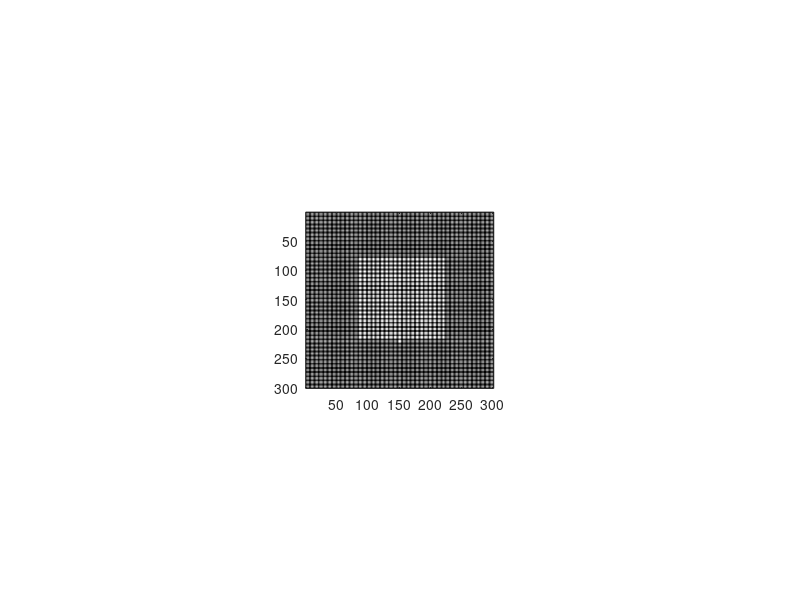

This figure's MATLAB source:
function experiment5(CPD,bulge_deg)
if ~exist('CPD','var')
    CPD=[];
end
if isempty(CPD)
    CPD=2.14;
end
if ~exist('bulge_deg','var')
    bulge_deg=[];
end
if isempty(bulge_deg)
    bulge_deg=0.5;
end
trialLim=5; % max trial length (seconds)
rim_col= 1/1.5; % 0.6667 background is 50% Webber contrast for 1 figure

step1=0.25;% in dB
step2=0.1;
step=1/10.^(step1/10); % dB to ratio

detections=1;

square_col= 1;
msg= true;
jitter=[600 800];


%% make phosphene matrix
maxTrials=3000;
% screen size and angles
% get screen size
set(0,'units','pixels')
Pix_SS = get(0,'screensize');
set(0,'units','centimeters')
CM_SS = get(0,'screensize');



angleDim='w'; % 'h' or 'w' determine the 45deg angle by window hight / width
FOV=45;
heightDeg=10;%field of view in degrees
% compute the aray hight(=width) of phosphenes in pixels
if strcmp(angleDim,'h')
    distanceFromScreen=CM_SS(4)/2/tand(FOV/2);
    heightPix=round(Pix_SS(4)*heightDeg/FOV);
elseif strcmp(angleDim,'w')
    distanceFromScreen=CM_SS(3)/2/tand(FOV/2);
    heightPix=round(Pix_SS(3)*heightDeg/FOV);
else
    error('choose dimention for figure limits')
end



%figure('Units','pixels','Position',[100 100 n m])
% set(gca,'Position',[0 0 1 1])
%% Image's parameters (phosphene area)


%height=900;
%widthPix=heightPix;
square_size_deg=5;                     %internal square size in degrees
square_size=round(square_size_deg/heightDeg*heightPix); %intenal square size in pixels

%% Bulge's parameters
%bulge sizes in degrees
bulge_pix=round((bulge_deg./FOV)*heightPix);      %bulge sizes in pixels

%% Resolutions parameters
res=CPD;                                        %Desired resolutions in CPD (2.14 CPD is 42.88*42.88 phosphenes. we want CPD 1.25, 2.5 10)
num_phos_res=round(res.*2*heightDeg);                %number of phosphenes in the whole image per resolution
pix_res=round(heightPix./num_phos_res);           % width of a phosphene in pixels
sigma = pix_res^0.5;
h = fspecial('gaussian', pix_res, sigma);
h=h-min(min(h));
h=h./max(max(h));
Phosphene_Matrix=repmat(h,num_phos_res,num_phos_res);
%figure;
pixStartX=round(Pix_SS(3)/2-length(Phosphene_Matrix)/2);
pixStartY=round(Pix_SS(4)/2-length(Phosphene_Matrix)/2);


%% make shape
squareSizePhos=round(square_size/pix_res);
squareInd=false(num_phos_res);
phosStart=floor((num_phos_res-squareSizePhos)/2)+1;
phosEnd=phosStart+squareSizePhos-1;
squareInd(phosStart:phosEnd,phosStart:phosEnd)=true;
bulgePhos=ceil(bulge_pix/pix_res); % 2 phosphenes if at optimal position the bulge covers 2 phosphene centers
bulgeInd=false(num_phos_res);
bulgeStartY=floor(num_phos_res/2+0.5)-floor(bulgePhos/2);
bulgeEndY=bulgeStartY+bulgePhos-1;
bulgeInd(phosEnd+1:phosEnd+bulgePhos,bulgeStartY:bulgeEndY)=true;

%imagesc(weights);

phosInd=zeros(size(Phosphene_Matrix));
ind=0;
for i=1:num_phos_res
    for j=1:num_phos_res
        ind=ind+1;
        for I=1:pix_res
            for J=1:pix_res
                phosInd((i-1)*pix_res+I,(j-1)*pix_res+J)=ind;
            end
        end
    end
end

%% make cross
crossSize=10;
cross=zeros(size(Phosphene_Matrix));
cross(floor(length(Phosphene_Matrix)/2)-crossSize:ceil(length(Phosphene_Matrix)/2)+crossSize,round(length(Phosphene_Matrix)/2))=1;
cross(round(length(Phosphene_Matrix)/2),floor(length(Phosphene_Matrix)/2)-crossSize:ceil(length(Phosphene_Matrix)/2)+crossSize)=1;



%% display desired distance and run experiment
cfg=[];
cfg.jitter=jitter;
cfg.pos=[pixStartX pixStartY length(Phosphene_Matrix) length(Phosphene_Matrix)];
cfg.weights=squareInd+bulgeInd;
cfg.Phosphene_Matrix=Phosphene_Matrix;
cfg.phosInd=phosInd;
cfg.cross=cross;
cfg.step=step;
if msg
    uiwait(msgbox(['Please sit ',num2str(round(distanceFromScreen)),'cm From screen']));
end

fh=figure('Units','pixels','Position',Pix_SS,'toolbar','none','MenuBar','none');
%fh=figure;
colormap gray
imagesc(cfg.cross,[0 1]);
set(gca,'Units','pixels','Position',cfg.pos)
set(gcf,'Color',[0 0 0]);
set(0,'PointerLocation',[-1 -1])
drawnow
pause
set(fh,'WindowKeyPressFcn',@Key_Press);

trialBeg=0;
trialTime=0;
stop=false;
triali=1;
direction=randi([1 4],1);
output=[];
%errors=0;
detect=0;
prev=0; % checks if last trial was correct to detect 3 changes from error to detection
Prev=0; % checks sequences of three good trials to make harder level
%threshold=1;
%time0=0;
%time1=0;
trial(cfg);%    jitter,cross,img,
%    Log(triali)=output;
%     triali=triali+1;
%     rim_col=rim_col-0.1;
% Log=output;
% %close
% save Log Log
% disp('end')


%% functions
    function Key_Press(~,keyData)
        %log(end+1,1:2)=[toc,list(i)];
        %output(
        %time1=toc;
        output(triali,1:4)=[toc 0 direction square_col-rim_col];
        switch keyData.Key
            case 'uparrow'
                output(triali,2)=1;
            case 'downarrow'
                output(triali,2)=3;
            case 'leftarrow'
                output(triali,2)=2;
            case 'rightarrow'
                output(triali,2)=4;
            case 'q'
                output(triali,2)=5;
                stop=true;
                close all
                save output output
                return
                %i=length(list);
            case 'space'
                output(triali,2)=6;
        end
        %output
        save output output
        if output(triali,2)==direction && prev==0
            detect=detect+1;
            if detect==detections+1
                if detections==1 % first error
                    detections=3;
                    prev=2; % needs only one good trial next time (1 up 1 down only this time)
                    Prev=0; 
                    detect=1; % start counting 3 errors from now
                    step=1/10.^(step2/10);
                else
                    %threshold=square_col-rim_col;
                    close all
                    save output output
                    stop=true;
                    return
                end
            end
            
        end
        
        if triali<maxTrials
            if output(triali,2)==direction
                prev=1;
                Prev=Prev+1; % counts three for '3 up 1 down' staircase
                if Prev==3
                    rim_col=rim_col/step;
                    Prev=0;
                end
            else
                rim_col=rim_col*step;
                prev=0;
                Prev=0;
            end
            if rim_col>square_col
                rim_col=square_col;
            elseif rim_col<0
                rim_col=0;
            end
            direction=randi([1 4],1);
            
            triali=triali+1;
            %timeOK=true; % to allow while loop to check trial time
            trial(cfg);
        else
            disp('end')
            stop=true;
            close all
            return
        end
    end
%         close
%         log(end,4)=stimType(list(i),4);
%         log(end,5)=stimType(list(i),3);
%         save ('log','log','actions','stimType')
%         i=i+1;
%         if i<(length(list)+1)
%             imagesc(cross);
%             pause(dur(i));
%             imagesc(imgs(:,:,list(i)));
%             colormap('gray');
%             tic
%         else
%             close
%         end


    function trial(cfg)
        
        %output(triali,1:3)=[0 0 direction];
        dur=randi(cfg.jitter,1)./1000;
        %disp(num2str(dur))
        imagesc(cfg.cross,[0 1]);
        drawnow
        ticCross1=tic;
        crossEnd=0;
        while crossEnd<dur;
            ticCross2=tic;
            crossEnd=double((ticCross2-ticCross1))/1000000;
        end   
        
        
        %         tic;
        %         while toc<dur
        %         end
        %pause(dur)
        %close;
        % make phosphenized img
        weights=cfg.weights;
        weights(weights>0)=square_col;
        weights(weights==0)=rim_col;
        img=zeros(size(cfg.Phosphene_Matrix));
        img(:)=weights(cfg.phosInd(:));
        img=img.*cfg.Phosphene_Matrix;
        % img faces right
        img=imrotate(img,90*direction);
        imagesc(img,[0 1]);
        drawnow
        tic;
        trialBeg=tic;
        trialTime=0;
        pause(trialLim)
%         
%         while timeOK; %trialTime<trialLim
            ticTemp=tic;
            trialTime=double((ticTemp-trialBeg))/1000000;
%             if trialTime>=trialLim
%                 timeOK=false;
%             end
%         end
%         disp('ok')
%         close
%         return
        if trialTime>=trialLim && stop==false
            output(triali,1:4)=[trialLim 0 direction square_col-rim_col];
            save output output
            rim_col=rim_col*step;
            prev=0;
            Prev=0;
            if rim_col>square_col
                rim_col=square_col;
            elseif rim_col<0
                rim_col=0;
            end
            direction=randi([1 4],1);
            
            triali=triali+1;
            trial(cfg);
        end
        %pause
    end
end
